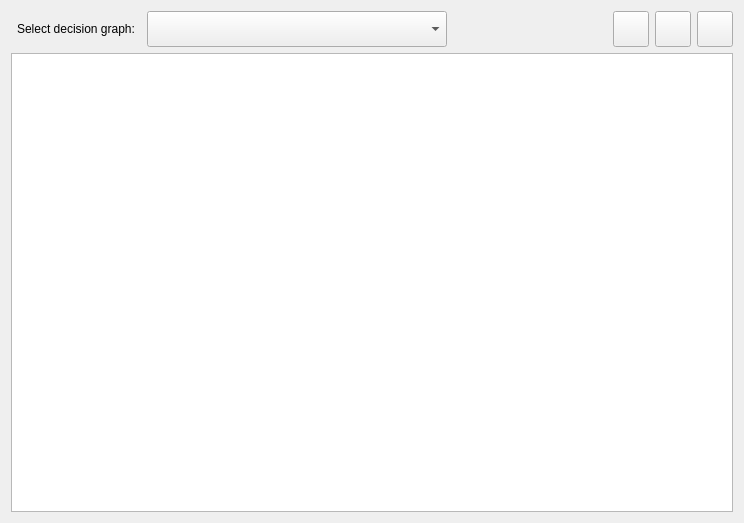
<?xml version="1.0" encoding="UTF-8"?>
<ui version="4.0">
 <class>DecisionGraphWidget</class>
 <widget class="QWidget" name="DecisionGraphWidget">
  <property name="enabled">
   <bool>true</bool>
  </property>
  <property name="geometry">
   <rect>
    <x>0</x>
    <y>0</y>
    <width>744</width>
    <height>523</height>
   </rect>
  </property>
  <property name="sizePolicy">
   <sizepolicy hsizetype="Expanding" vsizetype="Expanding">
    <horstretch>0</horstretch>
    <verstretch>0</verstretch>
   </sizepolicy>
  </property>
  <property name="minimumSize">
   <size>
    <width>0</width>
    <height>400</height>
   </size>
  </property>
  <property name="windowTitle">
   <string>Decision Graph</string>
  </property>
  <property name="layoutDirection">
   <enum>Qt::LeftToRight</enum>
  </property>
  <layout class="QGridLayout" name="gridLayout">
   <item row="0" column="8">
    <widget class="QPushButton" name="fit_to_view_button">
     <property name="minimumSize">
      <size>
       <width>36</width>
       <height>36</height>
      </size>
     </property>
     <property name="maximumSize">
      <size>
       <width>36</width>
       <height>36</height>
      </size>
     </property>
     <property name="text">
      <string/>
     </property>
     <property name="icon">
      <iconset theme="zoom-original">
       <normaloff/>
      </iconset>
     </property>
     <property name="iconSize">
      <size>
       <width>24</width>
       <height>24</height>
      </size>
     </property>
    </widget>
   </item>
   <item row="0" column="7">
    <widget class="QPushButton" name="export_button">
     <property name="sizePolicy">
      <sizepolicy hsizetype="MinimumExpanding" vsizetype="Fixed">
       <horstretch>0</horstretch>
       <verstretch>0</verstretch>
      </sizepolicy>
     </property>
     <property name="minimumSize">
      <size>
       <width>36</width>
       <height>36</height>
      </size>
     </property>
     <property name="maximumSize">
      <size>
       <width>36</width>
       <height>36</height>
      </size>
     </property>
     <property name="text">
      <string/>
     </property>
     <property name="icon">
      <iconset theme="document-export">
       <normaloff/>
      </iconset>
     </property>
     <property name="iconSize">
      <size>
       <width>24</width>
       <height>24</height>
      </size>
     </property>
     <property name="default">
      <bool>false</bool>
     </property>
     <property name="flat">
      <bool>false</bool>
     </property>
    </widget>
   </item>
   <item row="0" column="6">
    <widget class="QPushButton" name="open_button">
     <property name="sizePolicy">
      <sizepolicy hsizetype="MinimumExpanding" vsizetype="MinimumExpanding">
       <horstretch>0</horstretch>
       <verstretch>0</verstretch>
      </sizepolicy>
     </property>
     <property name="minimumSize">
      <size>
       <width>36</width>
       <height>36</height>
      </size>
     </property>
     <property name="maximumSize">
      <size>
       <width>36</width>
       <height>36</height>
      </size>
     </property>
     <property name="styleSheet">
      <string notr="true"/>
     </property>
     <property name="text">
      <string/>
     </property>
     <property name="icon">
      <iconset theme="document-open">
       <normaloff/>
      </iconset>
     </property>
     <property name="iconSize">
      <size>
       <width>24</width>
       <height>24</height>
      </size>
     </property>
     <property name="default">
      <bool>false</bool>
     </property>
     <property name="flat">
      <bool>false</bool>
     </property>
    </widget>
   </item>
   <item row="0" column="5">
    <spacer name="horizontalSpacer">
     <property name="orientation">
      <enum>Qt::Horizontal</enum>
     </property>
     <property name="sizeHint" stdset="0">
      <size>
       <width>433</width>
       <height>22</height>
      </size>
     </property>
    </spacer>
   </item>
   <item row="1" column="0" colspan="9">
    <widget class="InteractiveGraphicsView" name="graphics_view">
     <property name="sizePolicy">
      <sizepolicy hsizetype="Expanding" vsizetype="Expanding">
       <horstretch>0</horstretch>
       <verstretch>0</verstretch>
      </sizepolicy>
     </property>
     <property name="minimumSize">
      <size>
       <width>256</width>
       <height>192</height>
      </size>
     </property>
     <property name="mouseTracking">
      <bool>false</bool>
     </property>
     <property name="frameShape">
      <enum>QFrame::StyledPanel</enum>
     </property>
     <property name="alignment">
      <set>Qt::AlignCenter</set>
     </property>
     <property name="renderHints">
      <set>QPainter::Antialiasing|QPainter::HighQualityAntialiasing|QPainter::SmoothPixmapTransform|QPainter::TextAntialiasing</set>
     </property>
     <property name="resizeAnchor">
      <enum>QGraphicsView::AnchorViewCenter</enum>
     </property>
    </widget>
   </item>
   <item row="0" column="1">
    <widget class="QLabel" name="label">
     <property name="text">
      <string>Select decision graph:</string>
     </property>
    </widget>
   </item>
   <item row="0" column="3" colspan="2">
    <widget class="QComboBox" name="decision_graphs_combo_box">
     <property name="minimumSize">
      <size>
       <width>300</width>
       <height>36</height>
      </size>
     </property>
     <property name="acceptDrops">
      <bool>false</bool>
     </property>
     <property name="maxVisibleItems">
      <number>30</number>
     </property>
     <property name="insertPolicy">
      <enum>QComboBox::InsertAlphabetically</enum>
     </property>
     <property name="sizeAdjustPolicy">
      <enum>QComboBox::AdjustToMinimumContentsLength</enum>
     </property>
     <property name="minimumContentsLength">
      <number>10</number>
     </property>
    </widget>
   </item>
  </layout>
 </widget>
 <customwidgets>
  <customwidget>
   <class>InteractiveGraphicsView</class>
   <extends>QGraphicsView</extends>
   <header>rqt_decision_graph.interactive_graphics_view</header>
  </customwidget>
 </customwidgets>
 <resources/>
 <connections/>
</ui>
